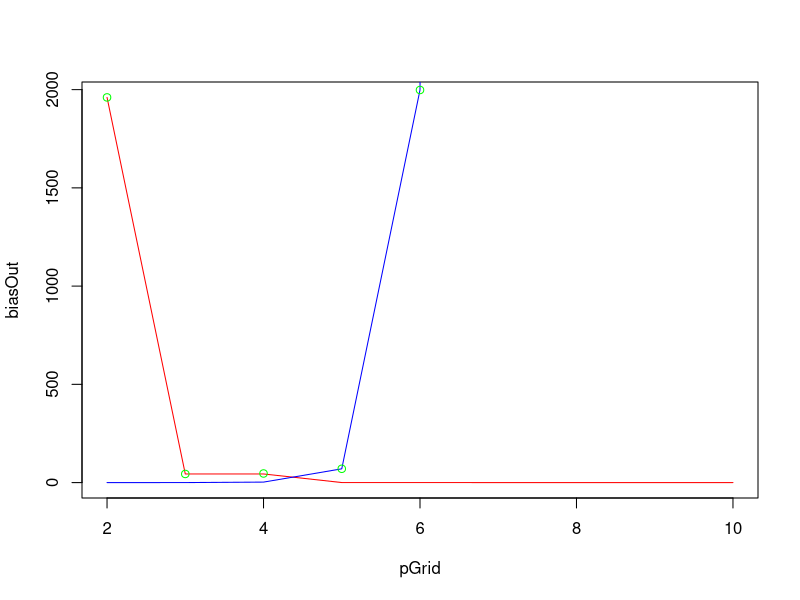

This figure's R source:
nGrid = c(50,100,250,1000)
regressionF = function(X){
  return(sin(X*2*pi))
}

pGridF = function(n,exponential=F){
  if(exponential){
    return(round(exp(seq(0,log(n/100),length=11)))[-1])
  }else{
    return(2:10)
  }
}

PhiF = function(X,p){
  return(X^(1:p))
}

varAndBiasF = function(featureMat,f_star){
  svd.out = svd(featureMat)
  U       = svd.out$u
  D       = svd.out$d
  return(list('var'=sum(D^(-2)),
              'bias'=f_star - U %*% t(U) %*% f_star,
              'd'=D))
}

n = 10000
X = (1:n)/n  
pGrid  = pGridF(n)
f_star = regressionF(X)
biasOut = rep(0,length(pGrid))
varOut  = rep(0,length(pGrid))
pSweep = 0
for(p in pGrid){
  print(p)
  pSweep          = pSweep + 1
  featureMat      = scale(t(sapply(X,PhiF,p)))
  varAndBias      = varAndBiasF(featureMat,f_star)
  biasOut[pSweep] = sum(varAndBias$bias**2)
  varOut[pSweep]  = varAndBias$var
}


plot(pGrid,biasOut,type='l',col='red')
lines(pGrid,varOut,col='blue')
risk = biasOut+varOut
points(pGrid,risk,col='green')
